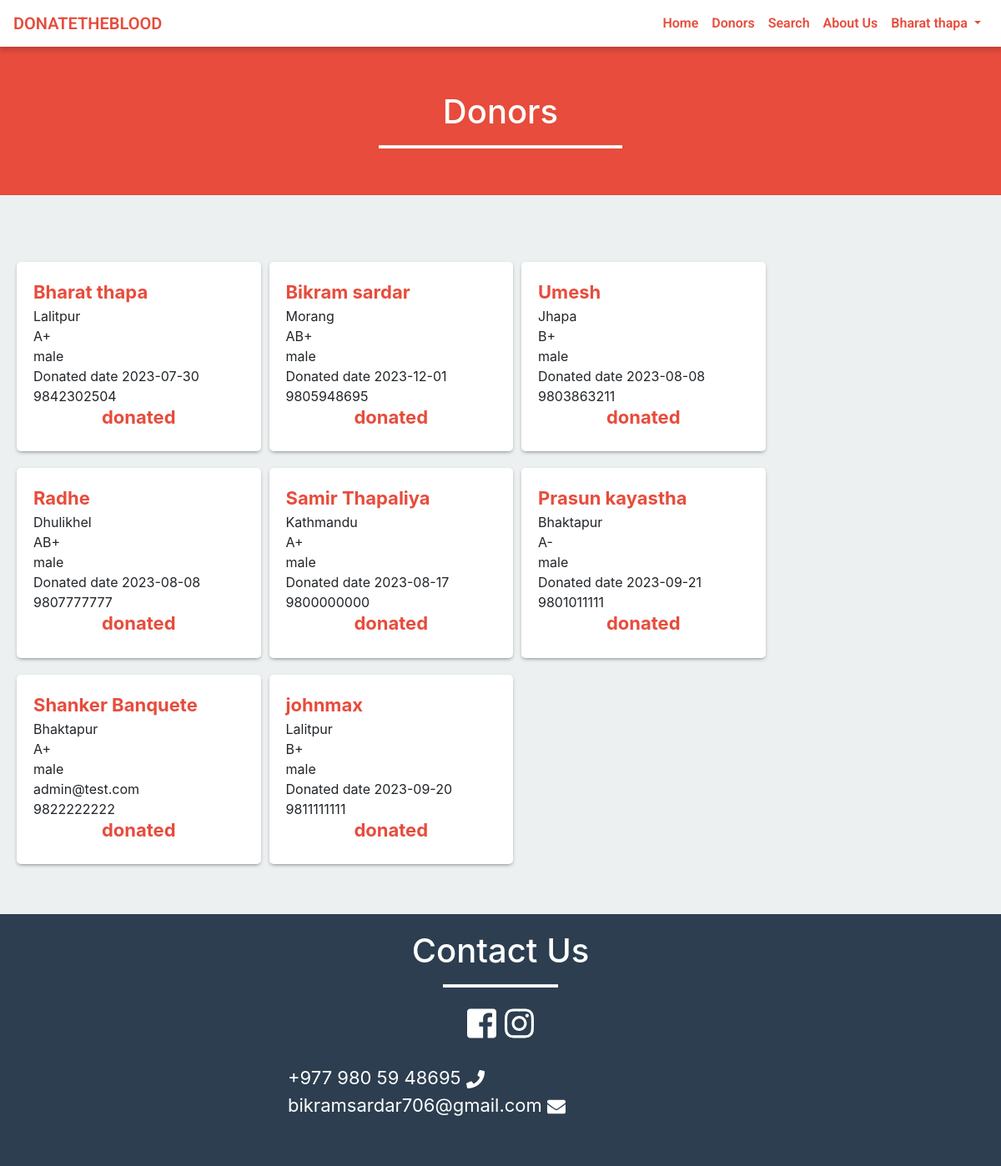
The app's page /donor.php (signed in) with its own data.
### tables this page shows
CREATE TABLE `donor` (
  `id` int(11) NOT NULL,
  `name` varchar(50) NOT NULL,
  `gender` varchar(10) NOT NULL,
  `email` varchar(50) NOT NULL,
  `city` varchar(50) NOT NULL,
  `dob` varchar(20) NOT NULL,
  `contact_no` varchar(16) NOT NULL,
  `save_life_date` varchar(20) NOT NULL,
  `password` varchar(100) NOT NULL,
  `blood_group` varchar(10) NOT NULL,
  `type` enum('user','admin','doctor') NOT NULL,
  `status` enum('donated','pending','Not donated') NOT NULL
);

### donor.php (the view, shortened to what this page needs)
<?php
include('include/header.php');
?>
<div class="container-fluid red-background size">
	<div class="row">
		<div class="col-md-6 offset-md-3">
			<h1 class="text-center">Donors</h1>
			<hr class="white-bar">
		</div>
	</div>
</div>
<div class="container" style="padding: 60px 0;">
	<div class="row data">
		<?php
		$sql = "SELECT * FROM donor";
		$result = mysqli_query($connection, $sql);
		if (mysqli_num_rows($result) > 0) {
			while ($row = mysqli_fetch_assoc($result)) {
				if ($row['save_life_date'] == '0') {
					echo '<div class="col-md-3 col-sm-12 col-lg-3 donors_data">
					<span class="name">' . $row['name'] . '</span>
					<span>' . $row['city'] . '</span>
					<span>' . $row['blood_group'] . '</span>
					<span>' . $row['gender'] . '</span>
					<span>' . $row['email'] . '</span>
					<span>' . $row['contact_no'] . '</span>
					<h4 class="name text-center">' . $row['status'] . '</h4>
					</div>';
				} else {
					$start = date_create("");
					$end = date_create();
					$diff = date_diff($start, $end);
					$diffMonth = $diff->m;
					if ($diffMonth >= 3) {
						echo '<div class="col-md-3 col-sm-12 col-lg-3 donors_data">
										<span class="name">' . $row['name'] . '</span>
										<span>' . $row['city'] . '</span>
										<span>' . $row['blood_group'] . '</span>
										<span>' . $row['gender'] . '</span>
										<span>' . $row['email'] . '</span>
										<span>' . $row['contact_no'] . '</span>
										</div>';
					} else {
						echo '
					<div class="col-md-3 col-sm-12 col-lg-3 donors_data">
					<span class="name">' . $row['name'] . '</span>
					<span>' . $row['city'] . '</span>
					<span>' . $row['blood_group'] . '</span>
					<span>' . $row['gender'] . '</span>
					<span> Donated date ' . $row['save_life_date'] . '</span>
					<span>' . $row['contact_no'] . '</span>
					<h4 class="name text-center">' . $row['status'] . '</h4>
					</div>';
					}
				}
			}
		}
		?>
	</div>
</div>
<?php
include('include/footer.php');
?>

### css/styles.css (style rules this page uses)
h1, h2, h3, h4, h5, h6 { color: #5f6468; }
h1 { font-weight: 300; font-size: 40px; }
h3, h4 { font-weight: 300; }

### css/custom.css (style rules this page uses)
.white-bar { height: 3px; width: 50%; color: white; background-color: white; }
.red-background { background-color: #e74c3c; min-height: 460px; height: auto; padding: 10px }

### donor.php (style rules this page uses)
.size { min-height: 0px; padding: 60px 0 40px 0; }
h1 { color: white; }
span { display: block; }
.name { color: #e74c3c; font-size: 22px; font-weight: 700; }
.donors_data { background-color: white; border-radius: 5px; margin: 20px 5px 0px 5px; -webkit-box-shadow: 0px 2px 5px -2px rgba(89, 89, 89, 0.95); -moz-box-shadow: 0px 2px 5px -2px rgba(89, 89, 89, 0.95); box-shadow: 0px 2px 5px -2px rgba(89, 89, 89, 0.95); padding: 20px; }

### records on screen
donor: name "Bharat thapa", city "Lalitpur", blood_group "A+", gender "male", save_life_date "2023-07-30", contact_no "9842302504", status "donated"
donor: name "Bikram sardar", city "Morang", blood_group "AB+", gender "male", save_life_date "2023-12-01", contact_no "9805948695", status "donated"
donor: name "Umesh", city "Jhapa", blood_group "B+", gender "male", save_life_date "2023-08-08", contact_no "9803863211", status "donated"
donor: name "Radhe", city "Dhulikhel", blood_group "AB+", gender "male", save_life_date "2023-08-08", contact_no "9807777777", status "donated"
donor: name "Samir Thapaliya", city "Kathmandu", blood_group "A+", gender "male", save_life_date "2023-08-17", contact_no "9800000000", status "donated"
donor: name "Prasun kayastha", city "Bhaktapur", blood_group "A-", gender "male", save_life_date "2023-09-21", contact_no "9801011111", status "donated"
donor: name "Shanker Banquete", city "Bhaktapur", blood_group "A+", gender "male", email "admin@test.com", contact_no "9822222222", status "donated"
donor: name "johnmax", city "Lalitpur", blood_group "B+", gender "male", save_life_date "2023-09-20", contact_no "9811111111", status "donated"

### other values on screen
$_SESSION['name'] "Bharat thapa"
